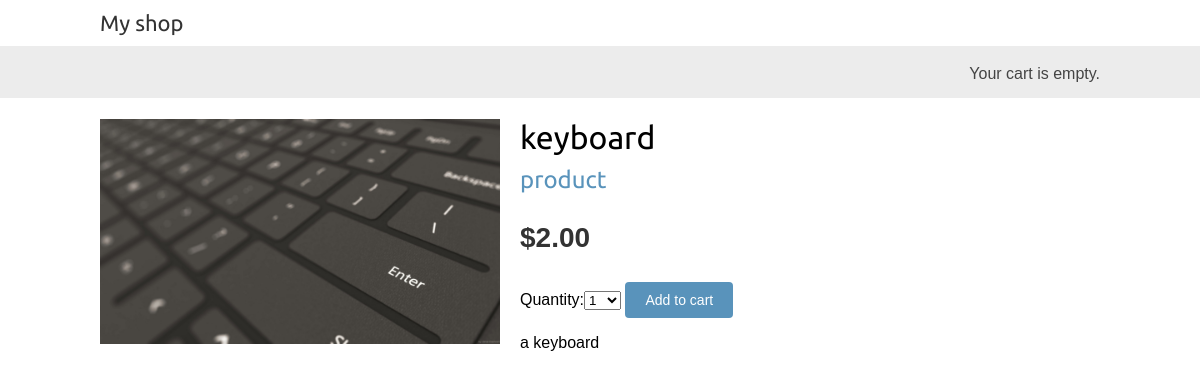
Page /5/keyboard/ on the committed database.
### shop/models.py (models this page shows, shortened)
class Product(models.Model):
    category = models.ForeignKey(Category, \
                                related_name='products', \
                                on_delete=models.CASCADE)
    name = models.CharField(max_length=200, db_index=True)
    slug = models.SlugField(max_length=200, db_index=True)
    image = models.ImageField(upload_to='products/%Y/%m/%d', blank=True)
    description = models.TextField(blank=True)
    price = models.DecimalField(max_digits=10, decimal_places=2)
    available = models.BooleanField(default=True)
    created = models.DateTimeField(auto_now_add=True)
    updated = models.DateTimeField(auto_now=True)
    class Meta:
        ordering = ('name',)
        index_together = (('id', 'slug'),)

class Category(models.Model):
    name = models.CharField(max_length=200, db_index=True)
    slug = models.SlugField(max_length=200, unique=True)
    class Meta:
        ordering = ('name',)
        verbose_name = 'category'
        verbose_name_plural = 'categories'
    def __str__(self):
        return self.name
    def get_absolute_url(self):
        return reverse("shop:product_list_by_category", args=[self.slug])

### shop/views.py (the view)
# urls.py: path('<int:id>/<slug:slug>/', views.product_detail, \
def product_detail(request, id, slug):
    product = get_object_or_404(Product, id=id, slug=slug, available=True)
    cart_product_form = CartAddProductForm()
    context = {}
    context['product'] = product
    context['cart_product_form'] = cart_product_form
    return render(request, 'product/detail.html', context)

### cart/forms.py
class CartAddProductForm(forms.Form):
    quantity = forms.TypedChoiceField(
                                    choices=PRODUCT_QUANTITY_CHOICES, \
                                    coerce=int)
    update = forms.BooleanField(required=False, \
                                initial=False, \
                                widget=forms.HiddenInput)

### cart/context_processors.py (called while the page is built)
def cart(request):
    return {'cart': Cart(request)}

### cart/models.py (called while the page is built)
    def __len__(self):
        return sum(item['quantity'] for item in self.cart.values())

### shop/templates/product/detail.html (shortened to what this page needs)
{% extends "base.html" %}
{% load static %}
{% block content %}
    <div class="product-detail">
        <img src="{% if product.image %}{{ product.image.url }}
        {% else %}{% static 'img/no_image.png' %}{% endif %}"
        alt="product_image">
        <h1>{{ product.name }}</h1>
        <h2><a href="{{ product.category.get_absolute_url }}">
            {{ product.category }}
        </a></h2>
        <p class="price">${{ product.price }}</p>
        <form action="{% url 'cart:cart_add' product.id %}" method="post">
            {{ cart_product_form }}
            <input type="submit" value="Add to cart">
        </form>
        {{ product.description|linebreaks }}
    </div>
{% endblock content %}

### static/css/base.css (style rules this page uses)
body { margin: 0; padding: 0; font-family: helvetica, sans-serif; }
h1, h2, h3, h4, h5, h6 { font-family: 'Ubuntu', sans-serif; font-weight: normal; }
a { text-decoration: none; color: #5993bb; }
a.button, input[type="submit"] { color: #fff; background: #5993bb; border-radius: 4px; padding: 10px 20px; font-size: 14px; border: 0; }
.product-detail { text-align: justify; }
.product-detail .price { color: #333; font-size: 28px; font-weight: bold; }
.product-detail img { width: 40%; float: left; padding: 0 20px 20px 0; }
.product-detail h1 { margin-bottom: 0; }
.product-detail h2 { margin-top: 10px; }

### rows in the picture
Product: image (picture), name "keyboard", category "product", price "2.00", description "a keyboard"
